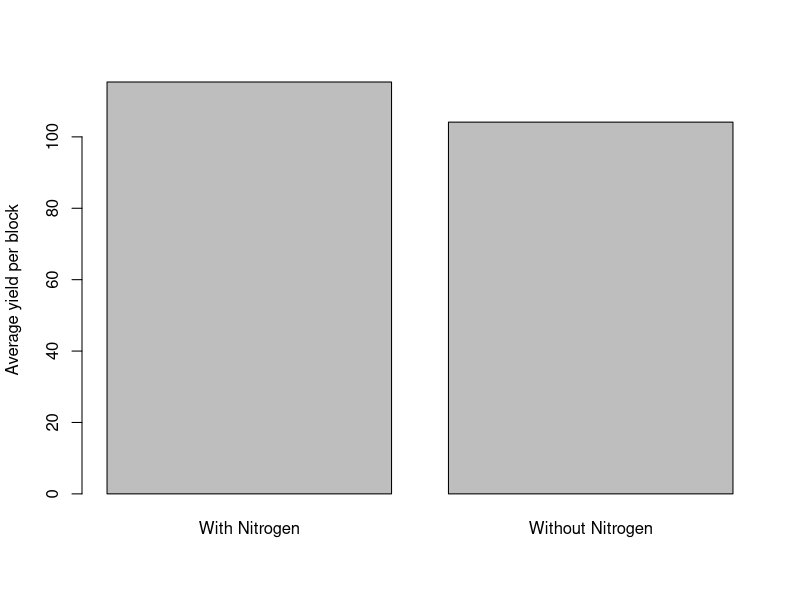

This chart was generated by the following R code:
library(MASS)
library(hash)
library(dplyr)
library(ggplot2)

# Problem 4.1
randomise_additives <- function (num_blocks, num_plots)
{
  data = hash()
  data["block"] = c();
  data["N"] = c();
  data["P"] = c();
  data["K"] = c();
  
  for (p in 1:num_blocks)
  {
    plots_for_n = sample(c(1:4), 2);
    plots_for_p = sample(c(1:4), 2);
    plots_for_k = sample(c(1:4), 2);
    
    list_ = list(c(rep(0,4)), c(rep(0,4)), c(rep(0,4)));
    
    for (b in 1:2)
    {
      list_[[1]][plots_for_n[b]] = 1;
      list_[[2]][plots_for_p[b]] = 1;
      list_[[3]][plots_for_k[b]] = 1;
    }
    
    data[["block"]] = c(data[["block"]], c(rep(p,4)));
    data[["N"]] = c(data[["N"]], list_[[1]]);
    data[["P"]] = c(data[["P"]], list_[[2]]);
    data[["K"]] = c(data[["K"]], list_[[3]]);
  }
  
  dataframe = data.frame(Block = data[["block"]], N=data[["N"]], P=data[["P"]], K=data[["K"]])
  return (dataframe)
}


# num_blocks = 6;
# num_plots = 4;
# 
# rand_dataframe = randomise_additives(num_blocks, num_plots)
# write.csv(rand_dataframe, "tmp.csv")

# Problem 4.2

plot_yield <- function(){
  df = npk
  nitrogen_present_yield = sum(filter(df, N==1)$yield)
  nitrogen_absent_yield  = sum(filter(df, N==0)$yield)
  
  num_blocks = length(unique(npk$block))
  
  avg_yield_with_nitrogen = round(nitrogen_present_yield/num_blocks, 2)
  avg_yield_wo_nitrogen = round(nitrogen_absent_yield/num_blocks, 2)
  
  jpeg("avg_yield.jpg")
  barplot(c(avg_yield_with_nitrogen, avg_yield_wo_nitrogen), names.arg = c("With Nitrogen", "Without Nitrogen"), 
          ylab="Average yield per block")
}

plot_yield()


# Problem 4.3
anova_block_and_nitrogen <- function(dataset){
  dataset$block = as.factor(dataset$block)
  dataset$N = as.factor(dataset$N)
  
  model = lm(yield~block*N, data=dataset)
  return (anova(model))
}

anova_block_and_nitrogen(npk)
